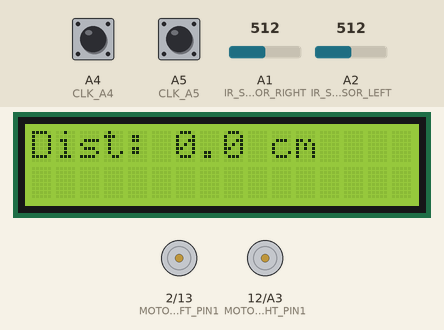
A sketch run on a simulated Arduino Uno, built with avr-gcc and run on an emulated ATmega328P. On the bench: 16×2 character LCD, motor-driver pin pairs drawn as motors (green arrow = first pin HIGH = forward, orange = second pin HIGH = backward, longer = more drive, scaled by the enable pin). Inputs (shaded band) come from the test bench; at power-on: A1 (IR_SENSOR_RIGHT) = 512, A2 (IR_SENSOR_LEFT) = 512, A4 (CLK_A4) HIGH, A5 (CLK_A5) HIGH.

Above: at 2.2 s.
2.3 s: A1 (IR_SENSOR_RIGHT) set to 531
At 2.7 s:
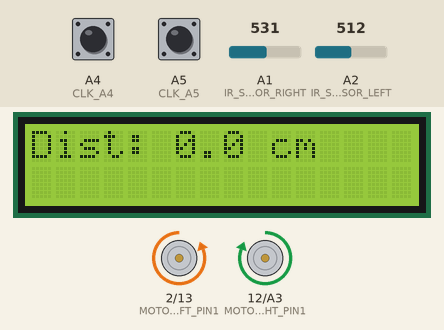
3.8 s: A2 (IR_SENSOR_LEFT) set to 531
At 5.0 s:
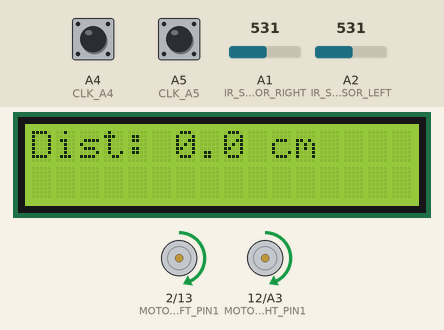
5.3 s: A1 (IR_SENSOR_RIGHT) set to 511
At 6.1 s:
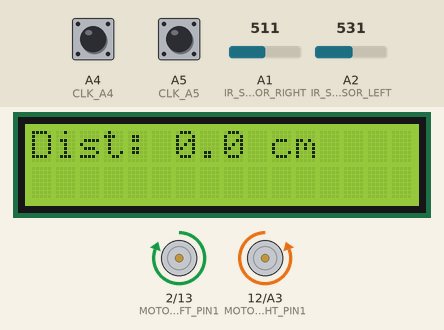
6.8 s: A1 (IR_SENSOR_RIGHT) set to 716
At 7.3 s:
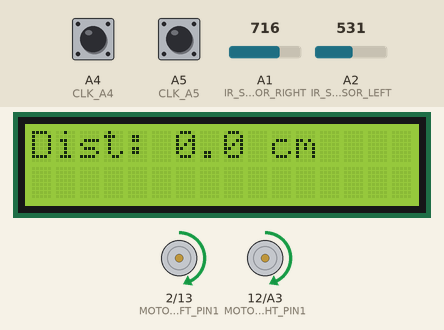
8.3 s: A2 (IR_SENSOR_LEFT) set to 511
At 9.5 s:
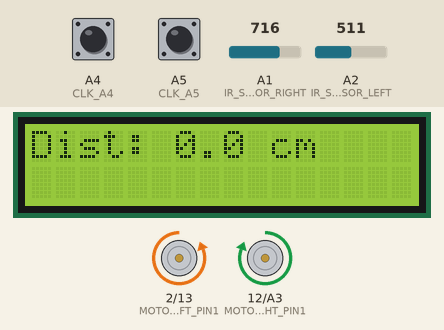
9.8 s: A2 (IR_SENSOR_LEFT) set to 716
At 10.7 s:
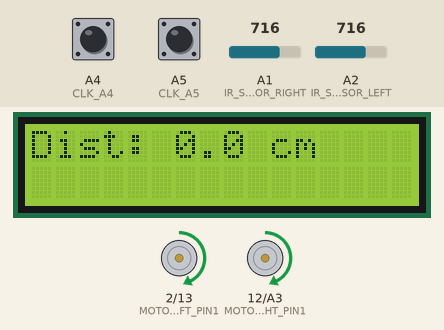
Timing chart, 0 to 12.3 s (numbered marks = the images above; inputs shaded):
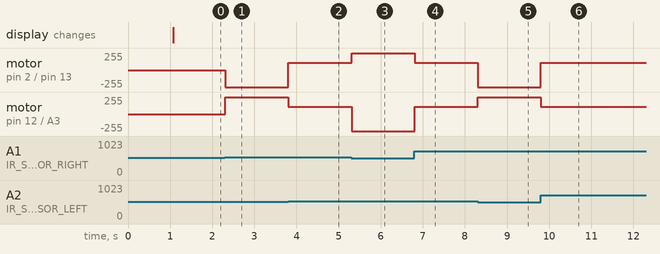

Measured:
- the behaviour switches between 512 and 513 on A1 (IR_SENSOR_RIGHT) (found by bisection; images 0 and 1)
- the behaviour switches between 512 and 513 on A2 (IR_SENSOR_LEFT) (found by bisection; images 1 and 2)
- after the input at 2.3 s, motor on pin 2 (MOTOR_LEFT_PIN1) / pin 13 (MOTOR_LEFT_PIN2): stopped → backward 255/255 at once; motor on pin 12 (MOTOR_RIGHT_PIN1) / A3 (MOTOR_RIGHT_PIN2): stopped → forward 255/255 at once
- after the input at 3.8 s, motor on pin 2 (MOTOR_LEFT_PIN1) / pin 13 (MOTOR_LEFT_PIN2): backward 255/255 → forward 110/255 at once; motor on pin 12 (MOTOR_RIGHT_PIN1) / A3 (MOTOR_RIGHT_PIN2): forward 255/255 → forward 110/255 at once
- after the input at 5.3 s, motor on pin 2 (MOTOR_LEFT_PIN1) / pin 13 (MOTOR_LEFT_PIN2): forward 110/255 → forward 255/255 at once; motor on pin 12 (MOTOR_RIGHT_PIN1) / A3 (MOTOR_RIGHT_PIN2): forward 110/255 → backward 255/255 at once
- after the input at 6.8 s, motor on pin 2 (MOTOR_LEFT_PIN1) / pin 13 (MOTOR_LEFT_PIN2): forward 255/255 → forward 110/255 at once; motor on pin 12 (MOTOR_RIGHT_PIN1) / A3 (MOTOR_RIGHT_PIN2): backward 255/255 → forward 110/255 at once
- after the input at 8.3 s, motor on pin 2 (MOTOR_LEFT_PIN1) / pin 13 (MOTOR_LEFT_PIN2): forward 110/255 → backward 255/255 at once; motor on pin 12 (MOTOR_RIGHT_PIN1) / A3 (MOTOR_RIGHT_PIN2): forward 110/255 → forward 255/255 at once
- after the input at 9.8 s, motor on pin 2 (MOTOR_LEFT_PIN1) / pin 13 (MOTOR_LEFT_PIN2): backward 255/255 → forward 110/255 at once; motor on pin 12 (MOTOR_RIGHT_PIN1) / A3 (MOTOR_RIGHT_PIN2): forward 255/255 → forward 110/255 at once

The sketch:

week2.ino
```cpp
#include <LiquidCrystal.h>

// Initialize the LiquidCrystal library
LiquidCrystal lcd(8, 9, 4, 5, 6, 7);

#define CLK_A4 A4
#define CLK_A5 A5

#define IR_SENSOR_LEFT A2  // Infrared sensor on analog pin A2
#define IR_SENSOR_RIGHT A1 // Infrared sensor on analog pin A1

#define ENA 3  // Enable pin for the left motor (PWM-capable)
#define ENB 11 // Enable pin for the right motor (PWM-capable)
#define MOTOR_LEFT_PIN1 2
#define MOTOR_LEFT_PIN2 13
#define MOTOR_RIGHT_PIN1 12
#define MOTOR_RIGHT_PIN2 A3

volatile int counter_A4 = 0;
volatile int counter_A5 = 0;
int lastStateCLK_A4;
int lastStateCLK_A5;

float wheelDiameter = 6.8; // Example: 6.8 cm
float pulsesPerRevolution = 20.0;
float distancePerPulse = (3.14159265359 * wheelDiameter) / pulsesPerRevolution;
float distance_A4 = 0.0; // Total distance for encoder A4
float distance_A5 = 0.0; // Total distance for encoder A5

void setup() {
  // Rotary encoders
  pinMode(CLK_A4, INPUT);
  pinMode(CLK_A5, INPUT);

  // Infrared sensors
  pinMode(IR_SENSOR_LEFT, INPUT);
  pinMode(IR_SENSOR_RIGHT, INPUT);

  // Motors
  pinMode(ENA, OUTPUT); // PWM-capable pins
  pinMode(ENB, OUTPUT); // PWM-capable pins
  pinMode(MOTOR_LEFT_PIN1, OUTPUT);
  pinMode(MOTOR_LEFT_PIN2, OUTPUT);
  pinMode(MOTOR_RIGHT_PIN1, OUTPUT);
  pinMode(MOTOR_RIGHT_PIN2, OUTPUT);

  // Set the PWM frequency for ENA and ENB
  setPWMFrequency(ENA, 1000); // 1 kHz
  setPWMFrequency(ENB, 1000);

  // Initialize serial communication
  Serial.begin(9600);

  // Initialize LCD
  lcd.begin(16, 2);
  lcd.print("Initializing...");
  delay(1000);
  lcd.clear();

  // Initial encoder states
  lastStateCLK_A4 = digitalRead(CLK_A4);
  lastStateCLK_A5 = digitalRead(CLK_A5);
}

void loop() {
  // Handle infrared sensors for line tracking
  int leftSensor = analogRead(IR_SENSOR_LEFT) > 512 ? HIGH : LOW;
  int rightSensor = analogRead(IR_SENSOR_RIGHT) > 512 ? HIGH : LOW;

  if (leftSensor == HIGH && rightSensor == HIGH) {
    moveForward(110, 110);
  } else if (rightSensor == LOW && leftSensor == HIGH) {
    moveRight(255, 255);
  } else if (leftSensor == LOW && rightSensor == HIGH) {
    moveLeft(255, 255);
  } else {
    stopMotors();
  }

  // Handle encoder pulse counting
  int currentStateCLK_A4 = digitalRead(CLK_A4);
  if (currentStateCLK_A4 != lastStateCLK_A4 && currentStateCLK_A4 == 1) {
    counter_A4++;
    distance_A4 += distancePerPulse;
  }
  lastStateCLK_A4 = currentStateCLK_A4;

  int currentStateCLK_A5 = digitalRead(CLK_A5);
  if (currentStateCLK_A5 != lastStateCLK_A5 && currentStateCLK_A5 == 1) {
    counter_A5++;
    distance_A5 += distancePerPulse;
  }
  lastStateCLK_A5 = currentStateCLK_A5;

  // Calculate average distance
  float averageDistance = (distance_A4 + distance_A5) / 2.0;

  // Display average distance on LCD
  lcd.setCursor(0, 0);
  lcd.print("Dist: ");
  lcd.print(averageDistance, 1); // Display average distance with one decimal place
  lcd.print(" cm");

  delay(10);
}

void setPWMFrequency(int pin, int freq) {
  if (pin == 3 || pin == 11) {
    TCCR2B = TCCR2B & 0b11111000 | 0x03; // Set prescaler to 32 for Timer2
  }
}

// Function to move motors forward
void moveForward(int leftSpeed, int rightSpeed) {
  digitalWrite(MOTOR_LEFT_PIN1, HIGH);
  digitalWrite(MOTOR_LEFT_PIN2, LOW);
  digitalWrite(MOTOR_RIGHT_PIN1, HIGH);
  digitalWrite(MOTOR_RIGHT_PIN2, LOW);
  analogWrite(ENA, leftSpeed);
  analogWrite(ENB, rightSpeed);
}

// Function to move motors left (turn right)
void moveLeft(int leftSpeed, int rightSpeed) {
  digitalWrite(MOTOR_LEFT_PIN1, LOW);
  digitalWrite(MOTOR_LEFT_PIN2, HIGH);
  digitalWrite(MOTOR_RIGHT_PIN1, HIGH);
  digitalWrite(MOTOR_RIGHT_PIN2, LOW);
  analogWrite(ENA, leftSpeed);
  analogWrite(ENB, rightSpeed);
}

// Function to move motors right (turn left)
void moveRight(int leftSpeed, int rightSpeed) {
  digitalWrite(MOTOR_LEFT_PIN1, HIGH);
  digitalWrite(MOTOR_LEFT_PIN2, LOW);
  digitalWrite(MOTOR_RIGHT_PIN1, LOW);
  digitalWrite(MOTOR_RIGHT_PIN2, HIGH);
  analogWrite(ENA, leftSpeed);
  analogWrite(ENB, rightSpeed);
}

// Function to stop motors
void stopMotors() {
  digitalWrite(MOTOR_LEFT_PIN1, LOW);
  digitalWrite(MOTOR_LEFT_PIN2, LOW);
  digitalWrite(MOTOR_RIGHT_PIN1, LOW);
  digitalWrite(MOTOR_RIGHT_PIN2, LOW);
  analogWrite(ENA, 0);
  analogWrite(ENB, 0);
}
```
